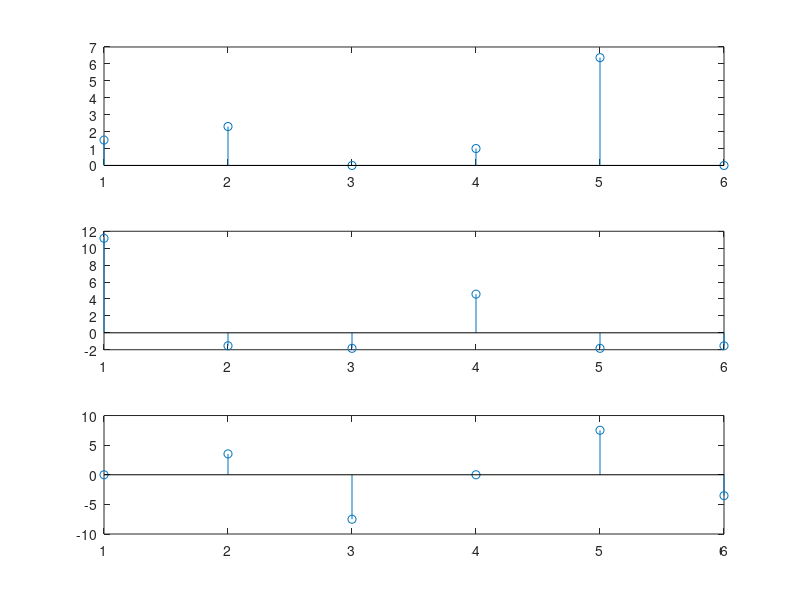

Recreate this plot in MATLAB.
%x= [6 -2+2i -2 -2-2i];
 x = [1.5 2.3 0 1 6.37]
y = fft(x,6);
z = ifft(y)
subplot(3,1,1)
stem(z);
subplot(312);
stem(real(y))
subplot(313)
stem(imag(y))

